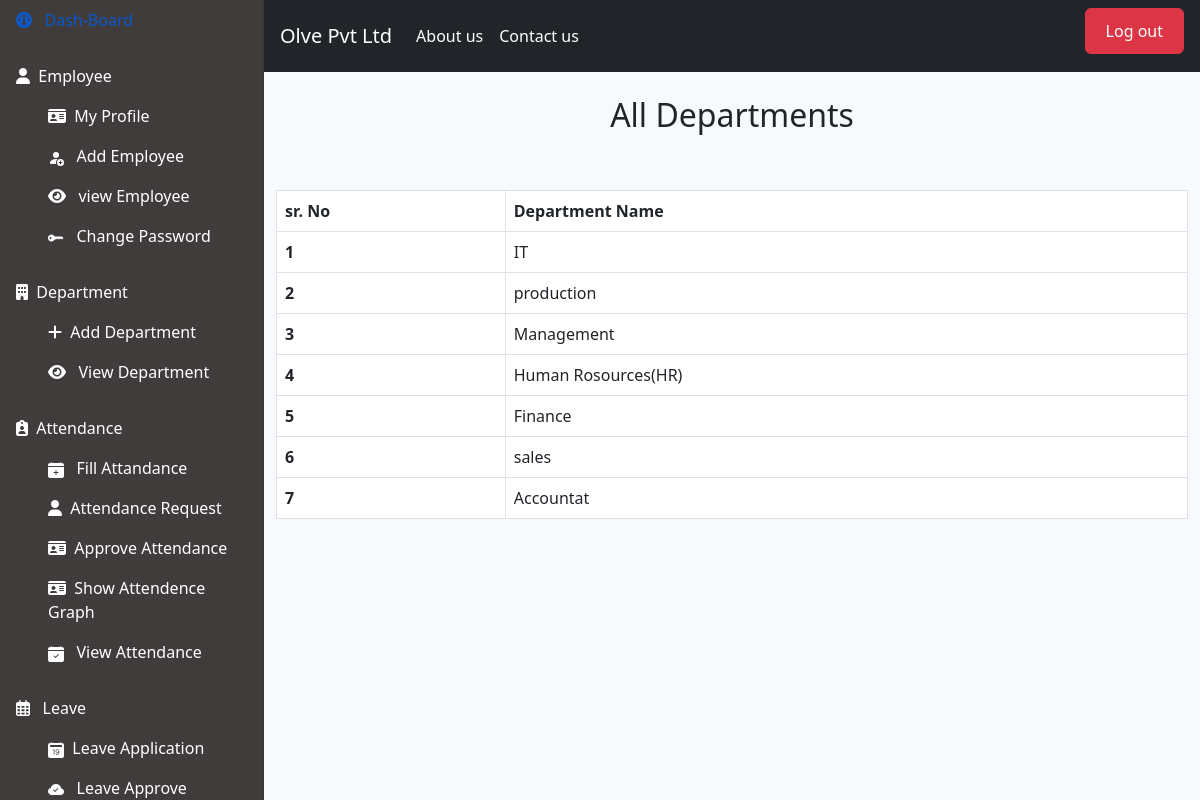
/view_department/ (signed in), run on the app's committed database.
### hr/models.py (models this page shows, shortened)
class Department(models.Model):
    id = models.BigAutoField(unique=True, primary_key=True)
    department_name=models.CharField(max_length=50)
    added_by = models.ForeignKey(User, on_delete=models.CASCADE, default=None, null=True, blank=True)

### hr/views.py (the view)
# urls.py: path('view_department/',view_department,name='view_department'),
def view_department(request):
    user = User.objects.filter(username=request.session.get('username'))
    emp_id = Employee.objects.filter(user=user[0]).first()
    context = {
        'deps': Department.objects.all(),
        'is_hr': emp_id.is_hr
    }
    return render(request, 'view_department.html', context)

### hr/templates/view_department.html (shortened to what this page needs)
{% extends "index.html" %}
{% block mycontent %}
<div class="container mt-4">
    <h2 class="text-center">All Departments</h2>
    <br><br>
    <table class="table table-bordered">
        <thead>
            <tr>
                <th>sr. No</th>
                <th>Department Name</th>
            </tr>
        </thead>
        <tbody>
                {% for dep in deps%}
                <tr>
                  <th scope="row">{{ forloop.counter }}</th>
                  <td>{{dep.department_name}}</td>
                {% endfor %}
        </tbody>
    </table>
</div>
{% endblock %}

### hr/static/css/style.css (style rules this page uses)
* { margin: 0; padding: 0; box-sizing: border-box; }

### data on the page
Department: department_name "IT"
Department: department_name "production"
Department: department_name "Management"
Department: department_name "Human Rosources(HR)"
Department: department_name "Finance"
Department: department_name "sales"
Department: department_name "Accountat"
